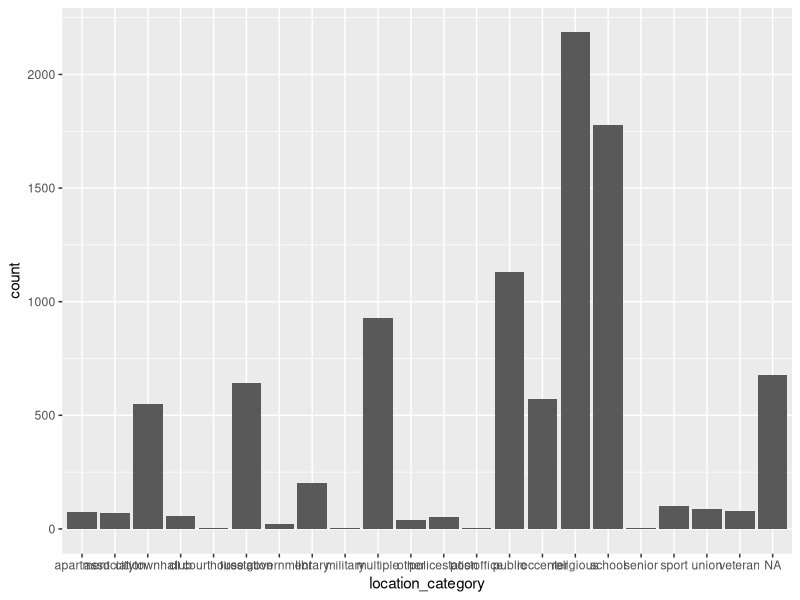

Reproduce this figure in R.
# Nathaniel Flemming 27 9 23
## coding missing polling locations with keywords

library(dplyr)
library(stringr) #string manipulation
library(ggplot2) #plotting

#read in poll locations
setwd("C:/Users/natha/Desktop/Polling Places/data")
poll<-read.csv('polllocation_and_structure.csv')

############################## define function 
# Function to create vector of places that contain a category word in their name
pollnamegrepl<-function(words, index){
  index<-(grepl(words[1], poll$name))
  for(i in 2:length(words)){
    temp<-(grepl(words[i], poll$name))
    index<-index|temp
  }
  index
}

#################### pre-clean
#remove numbers from the beginning of location names
nums<-(str_detect(poll$name, "^[:digit:][:digit:]\\/[:digit:][:digit:]"))
poll$name[nums]<-substr(poll$name[nums],7,100)


###################### keywords
#school words
schl_wrds<-c('SCHOOL','ELEMENTARY','ELEM','ACADEMY', 'ACCADEMY', 'UNIVERSITY',
             'SCH ',' SCH ','ELE SCH ','COLLEGE',' COLLEGE ', 'COMMUNITY COLLEGE', 
             'COMMUNITY COLL', 
             'JR HIGH','JR. HIGH', 
             'SR. HIGH', 'SR HIGH', 'HIGH SCH', 'MIDDLE SCH',
             'EDUCATION','GRADUATE',
             'SHOOL','CHILD DEVELOPMENT','DAYCARE')
schl_indx<-c()
#vector of school polling locations
schl_indx<-as.numeric(pollnamegrepl(schl_wrds, schl_indx))


#religion related words
relig_wrds<-c('CHURCH','MEETINGHOUSE','MEETING HOUSE','SYNAGOGUE','PARISH','TEMPLE',
             'CHAPEL',' CH ', 'CATHEDRAL', 'CONGREGATION', 'MOSQUE', 'CHRISTIAN',
             'LUTHERAN','METHODIST','SALVATION ARMY', 'MINISTRY', 
             'KNIGHTS OF COLUMBUS' , 'YMCA', 'Y.M.C.A','Y M C A', 'JCC',
             'MASONIC','INCARNATION', 'OF GOD', 'PRAYER', 'GOSPEL', 'JEWISH',
             'WORSHIP', 'APOSTOLIC', 'MINISTRIES', 'OUR LADY', 'HOLY TRINITY', 
             'MUSLIM','ISLAMIC',
             'HOLY','GOD[:punct:]S','GREEK ORTHODOX','MISSIONARY','CATHOLIC','PRESBYTERIAN',
             'BAPTIST','UCC','CONVENT','SHALOM','SHOLOM','FRIENDS MEETING',
             'FRIENDS MTG','TABERNACLE','BIBLE','APOSTLES','FELLOWSHIP','SAINT',
             'UNITARIAN')
relig_indx<-c()
#vector of religious polling locations
relig_indx<-pollnamegrepl(relig_wrds, relig_indx)
#Abbreviations for saint and church
abbr_indx<-str_detect(poll$name, "(^ST[:space:])|(^ST\\.[:space:]*)|([:space:]CH$)")
relig_indx<-relig_indx|abbr_indx
relig_indx<-as.numeric(relig_indx)


#public center words
cent_wrds<-c('REC CENTER','REC CTR','REC CENT','RECREATION CENT','RECREATION CTR',
             'RECREATION BUILDING', 'RECREATION HALL',
             'COMMUNITY CENTER', 'COMM CENTER', 'COM CENTER', 'COM CTR', 'COMM CTR',
             'COMMUNITY CTR',
             'COMMUNITY BLDG', 'COMMUNITY BUILDING', 'COMMUNITY HALL',
             'CIVIC CENTER')
cent_indx<-c()
#vector of public center polling locations
cent_indx<-as.numeric(pollnamegrepl(cent_wrds, cent_indx))


#Fire dept words
fire_wrds<-c('FIRE','V.F.D.','VFD','V F D', 'V F C','VFC','V.F.C.','ENGINE HOUSE',
             'HOSE','ENGINE CO')
fire_indx<-c()
#vector of fire dept polling locations
fire_indx<-as.numeric(pollnamegrepl(fire_wrds, fire_indx))


#government building words
gov_wrds<-c(' MUNI ',' MUNIC ', 'MUNICIPAL', ' BORO ','BOROUGH','TOWNSHIP','TWP',
            'CITY HALL','TOWN HALL', 'COUNCIL', 'MUN BLDG', 'CTY OFFICE BLDG',
            'CIVIC BUILDING','CIVIC BLDG',
            'COUNTY SERVICE','GOVERN SERV CENTER', 'PUBLIC WORKS', 'PUBLIC SAFETY',
            'HUMAN SERVICES', 'EMERGENCY SERVICE','COMMUNITY ACT',
            'GOVERNMENT','COURT HOUSE', 'COURT', 'COURTHOUSE', 'DISTRICT JUDGE',
            'ARMORY', 'ADMINSTRATION', 'ADMINISTRATIVE', 'AUTHORITY',
            'PARAMEDIC', 'AMBULANCE','EMS STATION',
            'REGIONAL','COMMISSION',
            'CONVENTION CENTER','MUSEUM','AIRPORT','TRAIN STATION','TERMINAL')
gov_indx<-c()
#vector of government building polling locations
gov_indx<-pollnamegrepl(gov_wrds, gov_indx)
#Abbreviation for borough
boro_indx<-str_detect(poll$name, "(^BORO[:space:])")
gov_indx<-gov_indx|boro_indx
gov_indx<-as.numeric(gov_indx)

## Combine government and fire
gov_fire_indx<-as.numeric(gov_indx|fire_indx)

#club word
#vector of club polling locations
club_indx<-as.numeric(grepl('CLUB', poll$name))


#apartment words
apt_wrds<-c(' APT ', ' APTS ','APARTMENT','TOWERS','TOWER','PRIVATE RESIDENCE',
            'CONDO','HIGH RISE','HIGHRISE','HI-RISE')
apt_indx<-c()
#vector of apartment polling locations
apt_indx<-pollnamegrepl(apt_wrds, apt_indx)
#Abbreviation for apartment
ab_indx<-str_detect(poll$name, "(^APT[:space:])|([:space:]APTS$)")
apt_indx<-apt_indx|ab_indx
apt_indx<-as.numeric(apt_indx)

#library word
#vector of library polling locations
lib_indx<-as.numeric(grepl('LIBRARY', poll$name))


#Veterans association words
vet_wrds<-c('VFW', 'V F W', 'AMERICAN LEGION', 'AMER LEGION', 'VETERANS')
vet_indx<-c()
#vector of veterans association polling locations
vet_indx<-as.numeric(pollnamegrepl(vet_wrds, vet_indx))


#Senior center words
sen_wrds<-c('SENIOR CENTER', 'SENIOR CITIZEN[:punct:]S CENTER', 'SENIOR CITIZENS',
            'SENIOR CITIZEN', 'SENIOR CENTER', 'SR CENTER', 'SR CITZ', 'SR CITIZEN', 
            'RETIREMENT CENTER', 'RETIREMENT COMM', 'RET. COM.', 'RETIREMENT HOME',
            'BRITH SHOLOM')
sen_indx<-c()
#vector of senior center polling locations
sen_indx<-as.numeric(pollnamegrepl(sen_wrds, sen_indx))

#Association words
assc_wrds<-c('GRANGE', '4[:punct:]H', '4H','ORDER OF', 'ASSOC', 'D.A.R.', 
             'CHAMBER OF COMMERCE', 'ELKS LODGE', 'MOOSE LODGE', 'LION[:punct:]S', 
             'LIONS', 'FRATERNAL','COMMUNITY ASS','V.F.W.','SCOTTISH RITE',
             'HISTORICAL SOCIETY','HIST. SOCIETY','LADIES AUXILLARY',
             'UNITED WAY')
assc_indx<-c()
#vector of senior center polling locations
assc_indx<-as.numeric(pollnamegrepl(assc_wrds, assc_indx))

#Sports words
sport_wrds<-c('GYM', 'GOLF COURSE', 'ATHLETIC','FIELD HOUSE', 'ARENA', 'BASEBALL', 
             'ICE', 'ROLLER RINK', 'SPORTS', 'POOL', 
             'SWIMMING POOL')
sport_indx<-c()
#vector of senior center polling locations
sport_indx<-as.numeric(pollnamegrepl(sport_wrds, sport_indx))

#Military words
milit_wrds<-c('NATIONAL GUARD', 'MARINE CORP')
milit_indx<-c()
#vector of senior center polling locations
milit_indx<-as.numeric(pollnamegrepl(milit_wrds, milit_indx))

#Union words
union_wrds<-c('UNION', 'TEAMSTERS','UAW','U.E.','LOCAL')
union_indx<-c()
#vector of senior center polling locations
union_indx<-as.numeric(pollnamegrepl(union_wrds, union_indx))

#Other words
othr_wrds<-c('SENIOR', 'YOUTH','CHILD','OLDER ADULT','EARLY CHILDHOOD',
             'AGING','FOOD BANK')
othr_indx<-c()
#vector of senior center polling locations
othr_indx<-as.numeric(pollnamegrepl(othr_wrds, othr_indx))


################### master index combining all location vectors
master_index<-as.data.frame(cbind(lib_indx, gov_fire_indx, cent_indx, relig_indx, 
                                  schl_indx, apt_indx,club_indx, 
                                  vet_indx, sen_indx,assc_indx,sport_indx,
                                  milit_indx,union_indx,othr_indx))
# create new category for locations with multiple keywords
master_index<-master_index%>%
  mutate(hold = rowSums(across(c(lib_indx, gov_fire_indx, cent_indx, relig_indx, 
                                 schl_indx, apt_indx,club_indx, 
                                 vet_indx, sen_indx,assc_indx,sport_indx,
                                 milit_indx,union_indx,othr_indx)))) %>%
  mutate(mult_indx = case_when(hold == 0 ~ 0, hold == 1 ~ 0,
                               .default = 1))
## save copy of matrix
setwd("C:/Users/natha/Desktop/Polling Places/data/Structures")
write.csv(master_index, 'keyword_matrix.csv')

############## merge poll and keyword index
polltest<-cbind(poll, master_index)
#add in keyword codings conditionally
polltest<-polltest%>%
  mutate(location_category = case_when(mult_indx==1&is.na(location_category) ~ 'multiple',
                                       lib_indx==1&is.na(location_category) ~ 'library',
                                       gov_fire_indx==1&is.na(location_category) ~ 'public',
                                       cent_indx==1&is.na(location_category) ~ 'reccenter',
                                       relig_indx==1&is.na(location_category) ~ 'religious',
                                       schl_indx==1&is.na(location_category) ~ 'school',
                                       apt_indx==1&is.na(location_category) ~ 'apartment',
                                       club_indx==1&is.na(location_category) ~ 'club',
                                       vet_indx==1&is.na(location_category) ~ 'veteran',
                                       sen_indx==1&is.na(location_category) ~ 'senior',
                                       assc_indx==1&is.na(location_category) ~ 'association',
                                       sport_indx==1&is.na(location_category) ~ 'sport',
                                       milit_indx==1&is.na(location_category) ~ 'military',
                                       union_indx==1&is.na(location_category) ~ 'union',
                                       othr_indx==1&is.na(location_category) ~ 'other',
                                       .default = location_category)) %>%
  #remove columns
  select(!c(mult_indx,lib_indx,gov_fire_indx,cent_indx,relig_indx,schl_indx,apt_indx,
            club_indx,vet_indx,sen_indx,assc_indx,sport_indx,
            milit_indx,union_indx,othr_indx))


#calc missingness by checking which addresses are in structure list
sum(is.na(polltest$location_category))/9262 #7.32% missing
####### save to csv
#set directory
setwd('C:/Users/natha/Desktop/Polling Places/data')
write.csv(polltest, 'polllocation_structure_and_keyword.csv')

#plot categories
ggplot(data=polltest, aes(x=location_category))+
  geom_histogram(stat='count')









